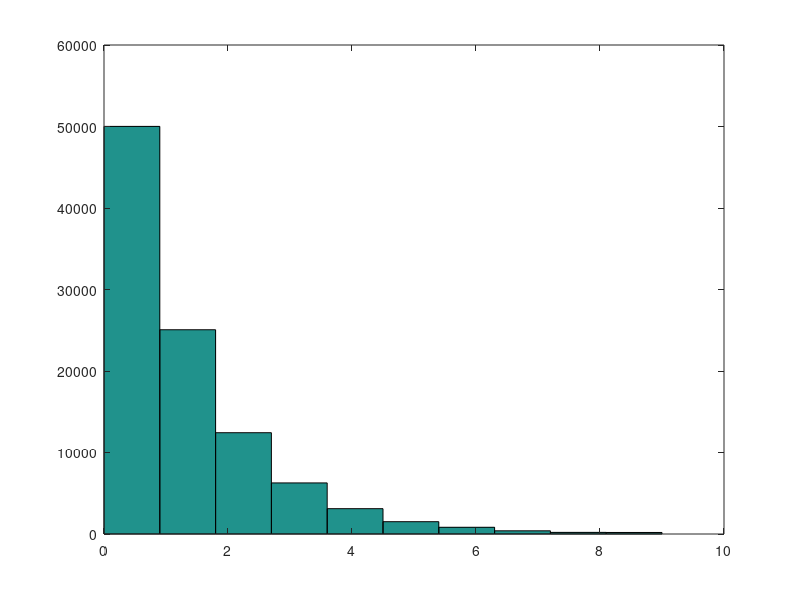

The MATLAB script that drew this image:
close all;
clear all;
clc;
 
SEQ = randsrc(1,10^5,[0 1 2 3 4 5 6 7 8 9;2^-1 2^-2 2^-3 2^-4 2^-5 2^-6 2^-7 2^-8 2^-9 2^-9]);
SEQ = sort(SEQ);
 
H=hist(SEQ)/100000; 
hist(SEQ);
disp('Actual Probabilities are:');
disp(0:9);
disp(SEQ);
 
% By Huffmann coding the codes are generated
C=zeros(10,9);
for i = 1:9
    C(i,:)=[ones(1,(i-1)) 0 9*ones(1,(9-i))];
end
C(10,:)=ones(1,9);
 
disp('The codes are');
for i=1:9
    disp([(i-1) ones(1,(i-1)) 0]);
end
disp([9 ones(1,9)]);
 
% the input number sequence is accepted
m=input('\nEnter the number whose digits are to be encoded >> ');
len=0;
while m>0
    M(len+1)=mod(m,10);
    m=floor(m/10);
    len=len+1;
end
M=fliplr(M);
 
input('');
clc;
 
disp('The message sequence:');
disp(M);
 
% the code sequence
encode=9;
for i=1:len
    for j=1:9
        if(C((M(i)+1),j)~=9)
            encode=[encode C((M(i)+1),j)];
        end
    end
end
encode=encode(2:end);
 
disp('The code sequence:');
disp(encode);
 
% adding awgn noise to the encoded sequence
noise=awgn(encode,1);
 
% converting the resultant sequence back to binary sequence
for i=1:length(encode)
    if noise(i)>0.5
        encode2(1,i)=1;
    else
        encode2(1,i)=0;
    end
end
disp('The noisy sequence:');
disp(encode2);
 
% decoding the encoded bit stream
i=0;
dCode=0;
for j=1:length(encode)
    if(encode(j)==1)
        i=i+1;
    else
        dCode=[dCode i];
        i=0;
    end
    if(i==9)
        dCode=[dCode i];
        i=0;
    end
end
dCode=dCode(2:end);
 
disp('The decoded sequence:');
disp(dCode);
 
% decoding the noisy encoded bit stream
i=0;
dCode2=0;
for j=1:length(encode2)
    if(encode2(j)==1)
        i=i+1;
    else
        dCode2=[dCode2 i];
        i=0;
    end
    if(i==9)
        dCode2=[dCode2 i];
        i=0;
    end
end
dCode2=dCode2(2:end);
 
disp('The decoded sequence from the noisy bit stream:');
disp(dCode2);

